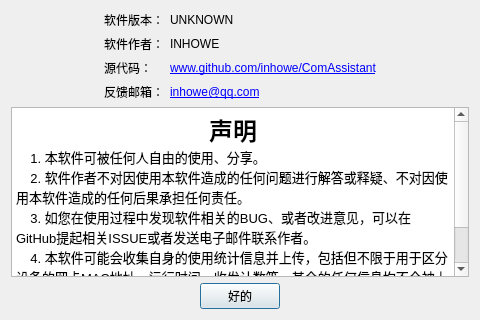
<?xml version="1.0" encoding="UTF-8"?>
<ui version="4.0">
 <class>About_Me_Dialog</class>
 <widget class="QDialog" name="About_Me_Dialog">
  <property name="geometry">
   <rect>
    <x>0</x>
    <y>0</y>
    <width>480</width>
    <height>320</height>
   </rect>
  </property>
  <property name="windowTitle">
   <string>关于</string>
  </property>
  <layout class="QGridLayout" name="gridLayout">
   <item row="0" column="0">
    <layout class="QHBoxLayout" name="horizontalLayout_3">
     <item>
      <spacer name="horizontalSpacer_6">
       <property name="orientation">
        <enum>Qt::Horizontal</enum>
       </property>
       <property name="sizeHint" stdset="0">
        <size>
         <width>40</width>
         <height>20</height>
        </size>
       </property>
      </spacer>
     </item>
     <item>
      <layout class="QFormLayout" name="formLayout">
       <item row="1" column="0">
        <widget class="QLabel" name="label_author">
         <property name="text">
          <string>软件作者：</string>
         </property>
        </widget>
       </item>
       <item row="1" column="1">
        <widget class="QLabel" name="name">
         <property name="text">
          <string>&lt;html&gt;&lt;head/&gt;&lt;body&gt;&lt;p&gt;INHOWE&lt;/p&gt;&lt;/body&gt;&lt;/html&gt;</string>
         </property>
        </widget>
       </item>
       <item row="2" column="0">
        <widget class="QLabel" name="label_github">
         <property name="text">
          <string>源代码：</string>
         </property>
        </widget>
       </item>
       <item row="2" column="1">
        <widget class="QLabel" name="githubUrl">
         <property name="text">
          <string>&lt;a href=&quot;www.github.com/inhowe/ComAssistant&quot;&gt;www.github.com/inhowe/ComAssistant&lt;/a&gt;</string>
         </property>
        </widget>
       </item>
       <item row="3" column="0">
        <widget class="QLabel" name="label_email">
         <property name="text">
          <string>反馈邮箱：</string>
         </property>
        </widget>
       </item>
       <item row="3" column="1">
        <widget class="QLabel" name="email">
         <property name="text">
          <string>&lt;a href=&quot;mailto:inhowe@qq.com?subject=ComAssistant的改进建议或BUG反馈&quot;&gt;inhowe@qq.com&lt;/a&gt;</string>
         </property>
        </widget>
       </item>
       <item row="0" column="0">
        <widget class="QLabel" name="label_version">
         <property name="text">
          <string>软件版本：</string>
         </property>
        </widget>
       </item>
       <item row="0" column="1">
        <widget class="QLabel" name="version">
         <property name="text">
          <string>UNKNOWN</string>
         </property>
        </widget>
       </item>
      </layout>
     </item>
     <item>
      <spacer name="horizontalSpacer_5">
       <property name="orientation">
        <enum>Qt::Horizontal</enum>
       </property>
       <property name="sizeHint" stdset="0">
        <size>
         <width>40</width>
         <height>20</height>
        </size>
       </property>
      </spacer>
     </item>
    </layout>
   </item>
   <item row="1" column="0">
    <widget class="QTextBrowser" name="textBrowser">
     <property name="verticalScrollBarPolicy">
      <enum>Qt::ScrollBarAsNeeded</enum>
     </property>
     <property name="html">
      <string>&lt;!DOCTYPE HTML PUBLIC &quot;-//W3C//DTD HTML 4.0//EN&quot; &quot;http://www.w3.org/TR/REC-html40/strict.dtd&quot;&gt;
&lt;html&gt;&lt;head&gt;&lt;meta name=&quot;qrichtext&quot; content=&quot;1&quot; /&gt;&lt;style type=&quot;text/css&quot;&gt;
p, li { white-space: pre-wrap; }
&lt;/style&gt;&lt;/head&gt;&lt;body style=&quot; font-family:'SimSun'; font-size:9pt; font-weight:400; font-style:normal;&quot;&gt;
&lt;p align=&quot;center&quot; style=&quot; margin-top:0px; margin-bottom:0px; margin-left:0px; margin-right:0px; -qt-block-indent:0; text-indent:0px;&quot;&gt;&lt;span style=&quot; font-family:'SimSun'; font-size:18pt; font-weight:600;&quot;&gt;声明&lt;/span&gt;&lt;/p&gt;
&lt;p style=&quot; margin-top:0px; margin-bottom:0px; margin-left:0px; margin-right:0px; -qt-block-indent:0; text-indent:0px;&quot;&gt;&lt;span style=&quot; font-family:'SimSun'; font-size:10pt;&quot;&gt;    1. 本软件可被任何人自由的使用、分享。&lt;/span&gt;&lt;/p&gt;
&lt;p style=&quot; margin-top:0px; margin-bottom:0px; margin-left:0px; margin-right:0px; -qt-block-indent:0; text-indent:0px;&quot;&gt;&lt;span style=&quot; font-family:'SimSun'; font-size:10pt;&quot;&gt;    2. 软件作者不对因使用本软件造成的任何问题进行解答或释疑、不对因使用本软件造成的任何后果承担任何责任。&lt;/span&gt;&lt;/p&gt;
&lt;p style=&quot; margin-top:0px; margin-bottom:0px; margin-left:0px; margin-right:0px; -qt-block-indent:0; text-indent:0px;&quot;&gt;&lt;span style=&quot; font-family:'SimSun'; font-size:10pt;&quot;&gt;    3. 如您在使用过程中发现软件相关的BUG、或者改进意见，可以在GitHub提起相关ISSUE或者发送电子邮件联系作者。&lt;/span&gt;&lt;/p&gt;
&lt;p style=&quot; margin-top:0px; margin-bottom:0px; margin-left:0px; margin-right:0px; -qt-block-indent:0; text-indent:0px;&quot;&gt;&lt;span style=&quot; font-family:'SimSun'; font-size:10pt;&quot;&gt;    4. 本软件可能会收集自身的使用统计信息并上传，包括但不限于用于区分设备的网卡MAC地址、运行时间、收发计数等，其余的任何信息均不会被上传，比如收发内容等。&lt;/span&gt;&lt;/p&gt;
&lt;p style=&quot; margin-top:0px; margin-bottom:0px; margin-left:0px; margin-right:0px; -qt-block-indent:0; text-indent:0px;&quot;&gt;&lt;span style=&quot; font-family:'SimSun'; font-size:10pt;&quot;&gt;    5. 如果您不同意本声明，您应该立即停止使用本软件。&lt;/span&gt;&lt;/p&gt;&lt;/body&gt;&lt;/html&gt;</string>
     </property>
    </widget>
   </item>
   <item row="3" column="0">
    <layout class="QHBoxLayout" name="horizontalLayout">
     <item>
      <spacer name="horizontalSpacer">
       <property name="orientation">
        <enum>Qt::Horizontal</enum>
       </property>
       <property name="sizeHint" stdset="0">
        <size>
         <width>40</width>
         <height>20</height>
        </size>
       </property>
      </spacer>
     </item>
     <item>
      <widget class="QPushButton" name="okButton">
       <property name="text">
        <string>好的</string>
       </property>
      </widget>
     </item>
     <item>
      <spacer name="horizontalSpacer_2">
       <property name="orientation">
        <enum>Qt::Horizontal</enum>
       </property>
       <property name="sizeHint" stdset="0">
        <size>
         <width>40</width>
         <height>20</height>
        </size>
       </property>
      </spacer>
     </item>
    </layout>
   </item>
  </layout>
 </widget>
 <resources/>
 <connections/>
</ui>
